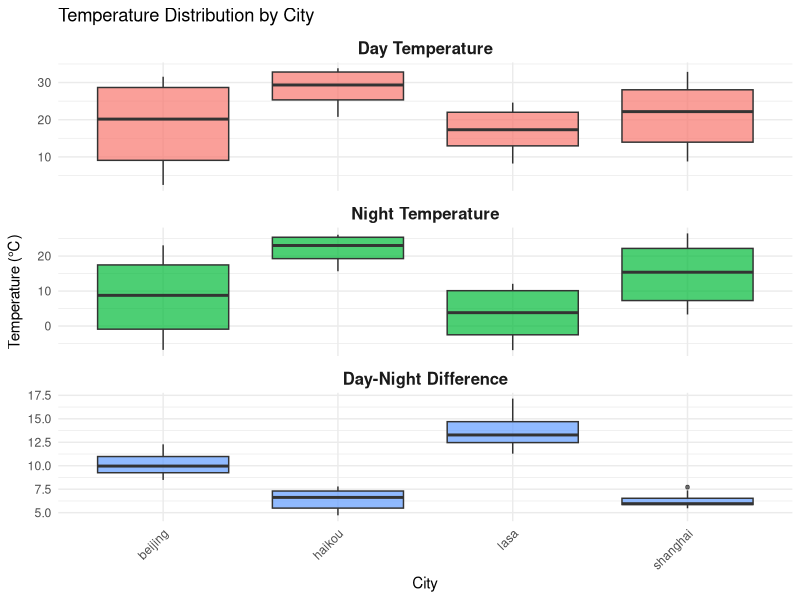
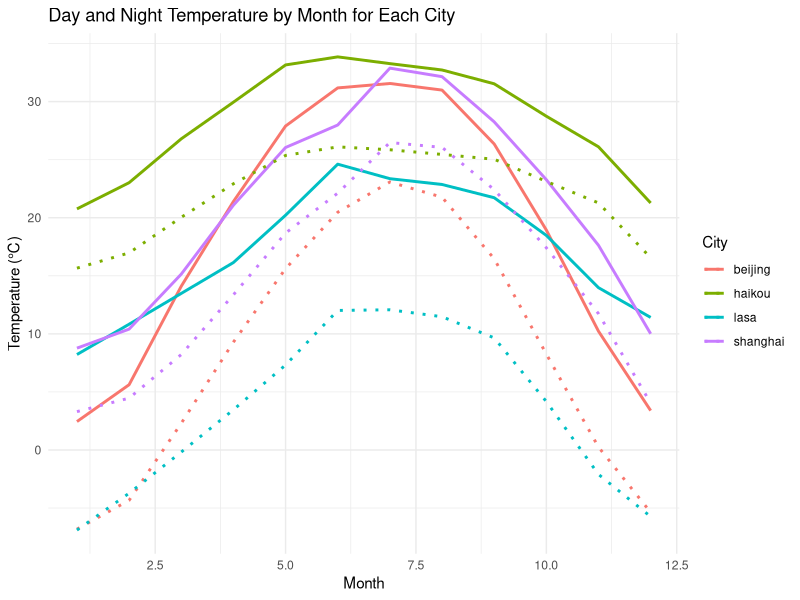
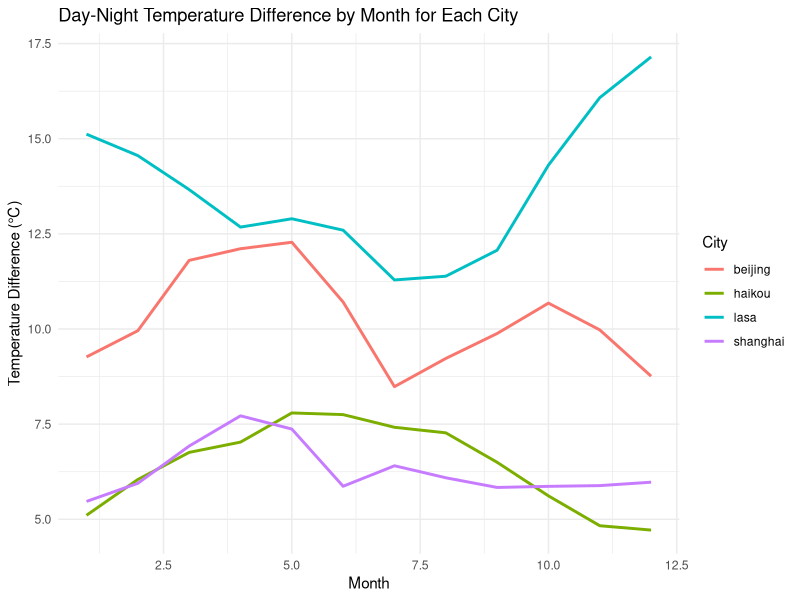
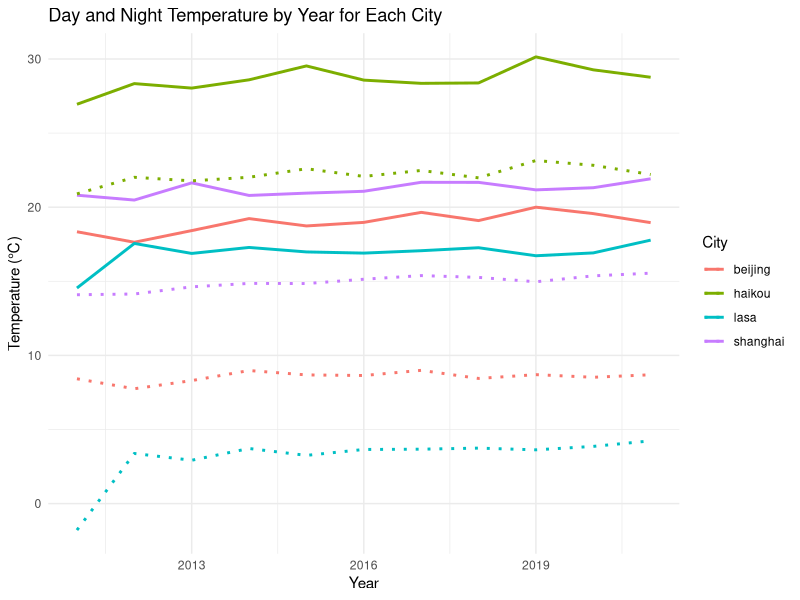
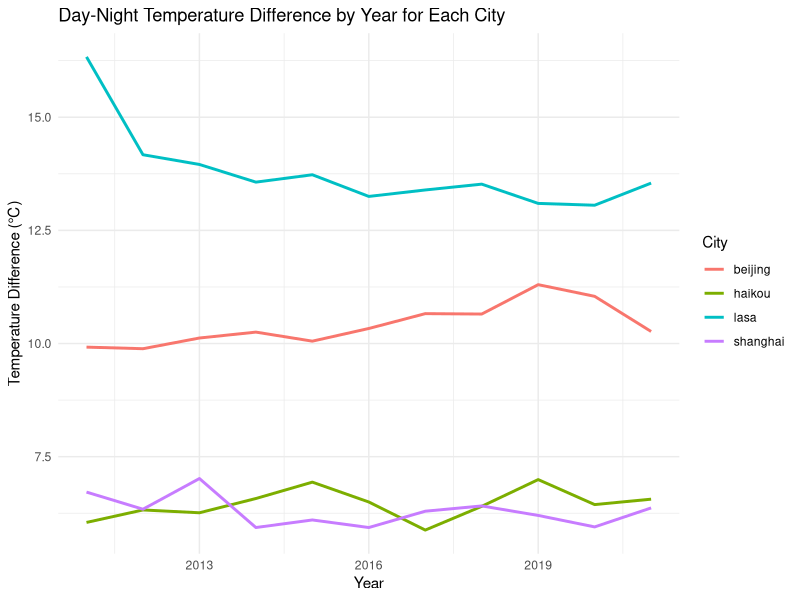
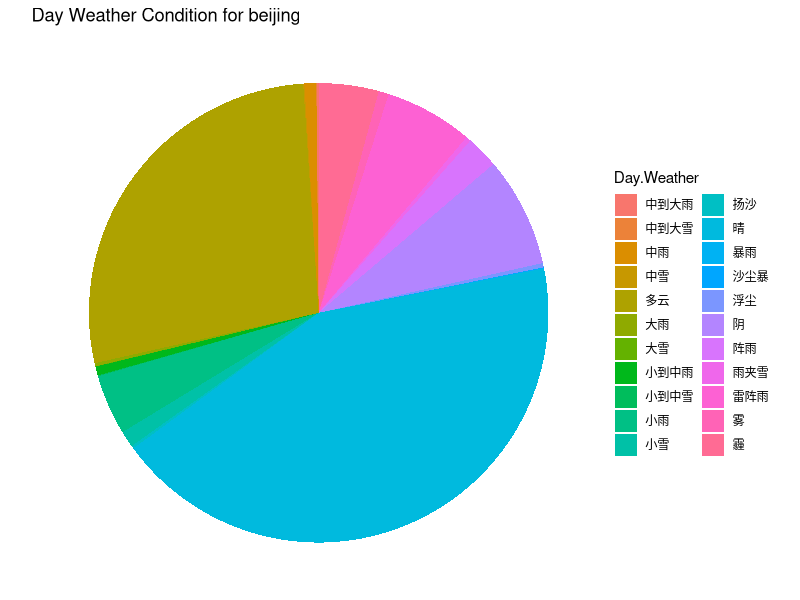
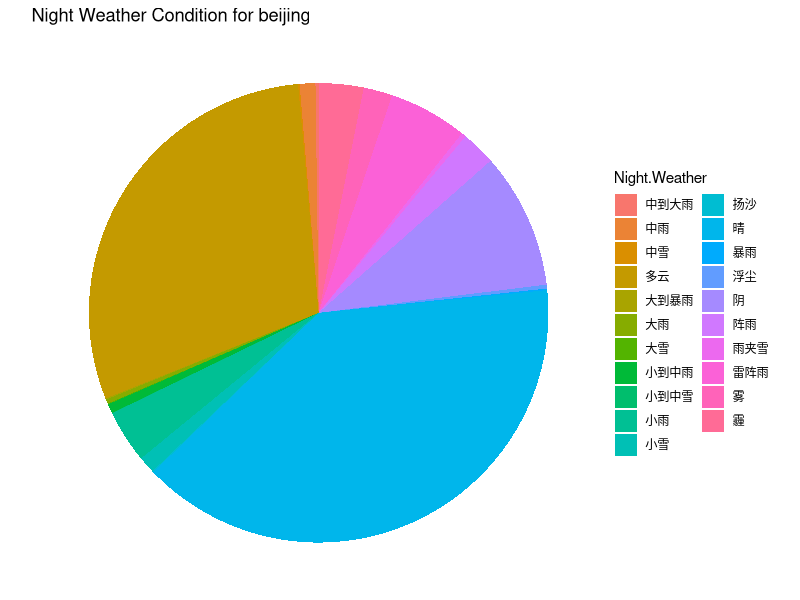
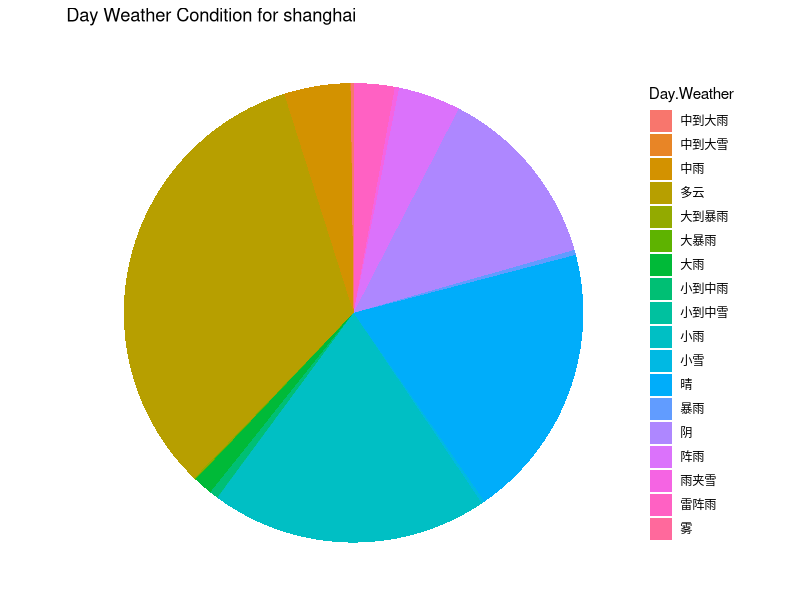

Write R code to recreate these figures, in order.
## ---- chunk 1
# Load libraries
library(ggplot2)
library(dplyr)
library(lubridate)
library(tidyr)

# Read the data from CSV
data <- read.csv("data.csv")

# Convert Date to Date format
data$Date <- as.Date(data$Date)

# Extract month and year for time-based analysis
data$Year <- year(data$Date)
data$Month <- month(data$Date)
data$Season <- case_when(
  data$Month %in% 3:5  ~ "Spring",
  data$Month %in% 6:8  ~ "Summer",
  data$Month %in% 9:11 ~ "Autumn",
  TRUE               ~ "Winter"
)
# For temperature, you may need to clean/remove the "℃" symbol and convert them to numeric values
data$Day.Temp <- as.numeric(gsub("℃", "", data$Day.Temp))
data$Night.Temp <- as.numeric(gsub("℃", "", data$Night.Temp))


data <- data %>%
  filter(Day.Weather != "" & Day.Weather != "-") %>%
  filter(Night.Weather != "" & Night.Weather != "-") %>%
  filter(Day.Wind.Force != "Unknown" & Night.Wind.Force != "Unknown")


# Function to categorize wind force levels
categorize_wind_force <- function(force) {
  if (force == "Unknown") {
    return("0")
  } else if (grepl("≤3级|3级|1-2级", force)) {
    return("0-3")
  } else if (grepl("3-4级|4级|4-5级|5-6级|5级|6级", force)) {
    return("3-6")
  } else if (grepl("6-7级|8-9级|7-8级", force)) {
    return("6-9")
  } else if (grepl("9-10级|10-11级|11-12级", force)) {
    return("9-12")
  } else {
    return(NA)
  }
}

# Apply the function to both Day_Wind_Force and Night_Wind_Force columns
data <- data %>%
  mutate(
    Day_Wind_Force_Category = sapply(Day.Wind.Force, categorize_wind_force),
    Night_Wind_Force_Category = sapply(Night.Wind.Force, categorize_wind_force)
  )

# View the updated dataframe
print(head(data))
## ---- chunk 2
# Summary statistics for temperature (Day and Night)
summary_stats <- data %>%
  group_by(City) %>%
  summarise(
    Day_Temperature_Mean = mean(Day.Temp, na.rm = TRUE),
    Night_Temperature_Mean = mean(Night.Temp, na.rm = TRUE),
    Day_Temperature_Median = median(Day.Temp, na.rm = TRUE),
    Night_Temperature_Median = median(Night.Temp, na.rm = TRUE),
    Day_Temperature_Min = min(Day.Temp, na.rm = TRUE),
    Night_Temperature_Min = min(Night.Temp, na.rm = TRUE),
    Day_Temperature_Max = max(Day.Temp, na.rm = TRUE),
    Night_Temperature_Max = max(Night.Temp, na.rm = TRUE)
  )
print(summary_stats)


# Combine both Day and Night wind force categories into one column for analysis
df_long <- data %>%
  gather(key = "Time_of_Day", value = "Wind_Force_Category", Day_Wind_Force_Category, Night_Wind_Force_Category)

# Summary statistics: count of wind force categories per city
summary_stats <- df_long %>%
  group_by(City, Wind_Force_Category) %>%
  summarise(Count = n()) %>%
  arrange(City, Wind_Force_Category)

# Print summary statistics
print(summary_stats)

# Wind force summary statistics
wind_stats <- data %>%
  group_by(City) %>%
  summarise(
    Day_Wind_Force_Mean = mean(Day.Wind.Force, na.rm = TRUE),
    Night_Wind_Force_Mean = mean(Night.Wind.Force, na.rm = TRUE),
    
    
    Day_Wind_Force_Max = max(Day.Wind.Force, na.rm = TRUE),
    Night_Wind_Force_Max = max(Night.Wind.Force, na.rm = TRUE)
  )
print(wind_stats)
## ---- chunk 3
temperature_by_month <- data %>%
  group_by(City, Month) %>%
  summarise(
    Average_Day_Temperature = mean(Day.Temp, na.rm = TRUE),
    Average_Night_Temperature = mean(Night.Temp, na.rm = TRUE)
  ) %>%
  mutate(Day_Night_Temp_Difference = Average_Day_Temperature - Average_Night_Temperature)

# Calculate yearly averages and temperature difference
temperature_by_year <- data %>%
  group_by(City, Year) %>%
  summarise(
    Average_Day_Temperature = mean(Day.Temp, na.rm = TRUE),
    Average_Night_Temperature = mean(Night.Temp, na.rm = TRUE)
  ) %>%
  mutate(Day_Night_Temp_Difference = Average_Day_Temperature - Average_Night_Temperature)
## ---- chunk 4
# Reshape temperature_by_month for plotting
temperature_long_city <- temperature_by_month %>%
  pivot_longer(
    cols = c(Average_Day_Temperature, Average_Night_Temperature, Day_Night_Temp_Difference),
    names_to = "Temperature_Type",
    values_to = "Temperature"
  )
# Boxplots for Day, Night, and Difference by City
ggplot(temperature_long_city, aes(x = City, y = Temperature, fill = Temperature_Type)) +
  geom_boxplot(alpha = 0.7, outlier.size = 1) +
  facet_wrap(~ Temperature_Type, scales = "free_y", nrow = 3, 
             labeller = labeller(Temperature_Type = c(
               "Average_Day_Temperature" = "Day Temperature",
               "Average_Night_Temperature" = "Night Temperature",
               "Day_Night_Temp_Difference" = "Day-Night Difference"
             ))) +
  labs(
    title = "Temperature Distribution by City",
    x = "City",
    y = "Temperature (℃)"
  ) +
  theme_minimal() +
  theme(
    legend.position = "none",
    strip.text = element_text(size = 12, face = "bold"),
    axis.text.x = element_text(angle = 45, hjust = 1)
  )
## ---- chunk 5
# Plot Day and Night Temperature by Month
ggplot(temperature_by_month) +
  geom_line(aes(x = Month, y = Average_Day_Temperature, color = City), linetype = "solid", size = 1) +
  geom_line(aes(x = Month, y = Average_Night_Temperature, color = City), linetype = "dotted", size = 1) +
  labs(
    title = "Day and Night Temperature by Month for Each City",
    x = "Month",
    y = "Temperature (℃)",
    color = "City"
  ) +
  theme_minimal()

# Plot Day-Night Temperature Difference by Month
ggplot(temperature_by_month, aes(x = Month, y = Day_Night_Temp_Difference, color = City)) +
  geom_line(size = 1) +
  labs(
    title = "Day-Night Temperature Difference by Month for Each City",
    x = "Month",
    y = "Temperature Difference (℃)",
    color = "City"
  ) +
  theme_minimal()
## ---- chunk 6
# Plot Day and Night Temperature by Year
ggplot(temperature_by_year) +
  geom_line(aes(x = Year, y = Average_Day_Temperature, color = City), linetype = "solid", size = 1) +
  geom_line(aes(x = Year, y = Average_Night_Temperature, color = City), linetype = "dotted", size = 1) +
  labs(
    title = "Day and Night Temperature by Year for Each City",
    x = "Year",
    y = "Temperature (℃)",
    color = "City"
  ) +
  theme_minimal()

# Plot Day-Night Temperature Difference by Year
ggplot(temperature_by_year, aes(x = Year, y = Day_Night_Temp_Difference, color = City)) +
  geom_line(size = 1) +
  labs(
    title = "Day-Night Temperature Difference by Year for Each City",
    x = "Year",
    y = "Temperature Difference (℃)",
    color = "City"
  ) +
  theme_minimal()
## ---- chunk 7
day_weather_counts <- data %>%
  group_by(City, Day.Weather) %>%
  tally() %>%
  ungroup()

night_weather_counts <- data %>%
  group_by(City, Night.Weather) %>%
  tally() %>%
  ungroup()


# Function to plot pie chart for weather conditions by city
plot_pie_chart <- function(data, city, weather_column, title) {
  city_data <- data %>% filter(City == city)
  p <- ggplot(city_data, aes(x = "", y = n, fill = !!sym(weather_column))) +
    geom_bar(stat = "identity", width = 1) +
    coord_polar(theta = "y") +
    labs(title = paste(title, "for", city), fill = weather_column) +
    theme_void() 
  return(p)
}

# Example: Plot pie chart for the first city in the dataset (you can loop for all cities)
cities <- unique(data$City)

# Create a list of plots for all cities
plots <- list()

# Loop through cities to plot pie charts for Day and Night weather conditions

for (city in cities) {
  # Day Weather Pie Chart
  day_plot <- plot_pie_chart(day_weather_counts, city, "Day.Weather", "Day Weather Condition")
  print(day_plot)
  
  # Night Weather Pie Chart
  night_plot <- plot_pie_chart(night_weather_counts, city, "Night.Weather", "Night Weather Condition")
  print(night_plot)
}
## ---- chunk 8
# Count the occurrences of each weather condition (Day and Night) by city
weather_condition_day <- data %>%
  group_by(City, Day.Weather) %>%
  summarise(Count = n())

weather_condition_night <- data %>%
  group_by(City, Night.Weather) %>%
  summarise(Count = n())

# Plot weather condition occurrences (day)
ggplot(weather_condition_day, aes(x = Day.Weather, y = Count, fill = City)) +
  geom_bar(stat = "identity", position = "dodge") +
  labs(title = "Weather Condition Occurrences During Day for Each City", x = "Weather Condition", y = "Count") +
  theme_minimal()+
  theme(
    axis.text.x = element_text(angle = 45, hjust = 1, size = 10) # Rotate labels by 45 degrees
  )

ggplot(weather_condition_night, aes(x = Night.Weather, y = Count, fill = City)) +
  geom_bar(stat = "identity", position = "dodge") +
  labs(title = "Weather Condition Occurrences During Night for Each City", x = "Weather Condition", y = "Count") +
  theme_minimal() +
  theme(
    axis.text.x = element_text(angle = 45, hjust = 1, size = 10) # Rotate labels by 45 degrees
  )
## ---- chunk 9
day_weather_counts <- data %>%
  group_by(City, Season, Day.Weather) %>%
  tally() %>%
  ungroup()

night_weather_counts <- data %>%
  group_by(City, Season, Night.Weather) %>%
  tally() %>%
  ungroup()

# Function to plot pie chart for weather conditions by city and season
plot_pie_chart <- function(data, city, season, weather_column, title) {
  city_season_data <- data %>% filter(City == city & Season == season)
  p <- ggplot(city_season_data, aes(x = "", y = n, fill = !!sym(weather_column))) +
    geom_bar(stat = "identity", width = 1) +
    coord_polar(theta = "y") +
    labs(title = paste(title, "for", city, "-", season), fill = weather_column) +
    theme_void() +
    theme(legend.position = "right",  # Move legend outside the plot
          legend.title = element_text(size = 10), # Adjust the legend title size
          legend.text = element_text(size = 8))   # Adjust the legend text size
  return(p)
}

# Loop through cities and seasons to plot pie charts for Day and Night weather conditions
cities <- unique(data$City)
seasons <- unique(data$Season)

for (city in cities) {
  for (season in seasons) {
    # Day Weather Pie Chart
    day_plot <- plot_pie_chart(day_weather_counts, city, season, "Day.Weather", "Day Weather Condition")
    print(day_plot)
    
    # Night Weather Pie Chart
    night_plot <- plot_pie_chart(night_weather_counts, city, season, "Night.Weather", "Night Weather Condition")
    print(night_plot)
  }
}
## ---- chunk 10
# Plot the value count of each city in the wind force categories
ggplot(df_long, aes(x = City, fill = Wind_Force_Category)) +
  geom_bar(position = "dodge") +
  labs(title = "Wind Force Category Counts by City",
       x = "City",
       y = "Count",
       fill = "Wind Force Category") +
  theme_minimal()
## ---- chunk 11

# Count the occurrences of wind force by City and Season
day_wind_force_counts <- data %>%
  group_by(City, Season, Day_Wind_Force_Category) %>%
  tally() %>%
  ungroup()

night_wind_force_counts <- data %>%
  group_by(City, Season, Night_Wind_Force_Category) %>%
  tally() %>%
  ungroup()

# Function to plot pie chart for weather conditions or wind force by city and season
plot_pie_chart <- function(data, city, season, weather_column, title) {
  city_season_data <- data %>% filter(City == city & Season == season)
  p <- ggplot(city_season_data, aes(x = "", y = n, fill = !!sym(weather_column))) +
    geom_bar(stat = "identity", width = 1) +
    coord_polar(theta = "y") +
    labs(title = paste(title, "for", city, "-", season), fill = weather_column) +
    theme_void() +
    theme(legend.position = "right",  # Move legend outside the plot
          legend.title = element_text(size = 10), # Adjust the legend title size
          legend.text = element_text(size = 8))   # Adjust the legend text size
  return(p)
}

# Loop through cities and seasons to plot pie charts for Day and Night weather conditions and wind force
cities <- unique(data$City)
seasons <- unique(data$Season)

for (city in cities) {
  for (season in seasons) {
    # Day Wind Force Pie Chart
    day_wind_plot <- plot_pie_chart(day_wind_force_counts, city, season, "Day_Wind_Force_Category", "Day Wind Force")
    print(day_wind_plot)
    
    # Night Wind Force Pie Chart
    night_wind_plot <- plot_pie_chart(night_wind_force_counts, city, season, "Night_Wind_Force_Category", "Night Wind Force")
    print(night_wind_plot)
  }
}
